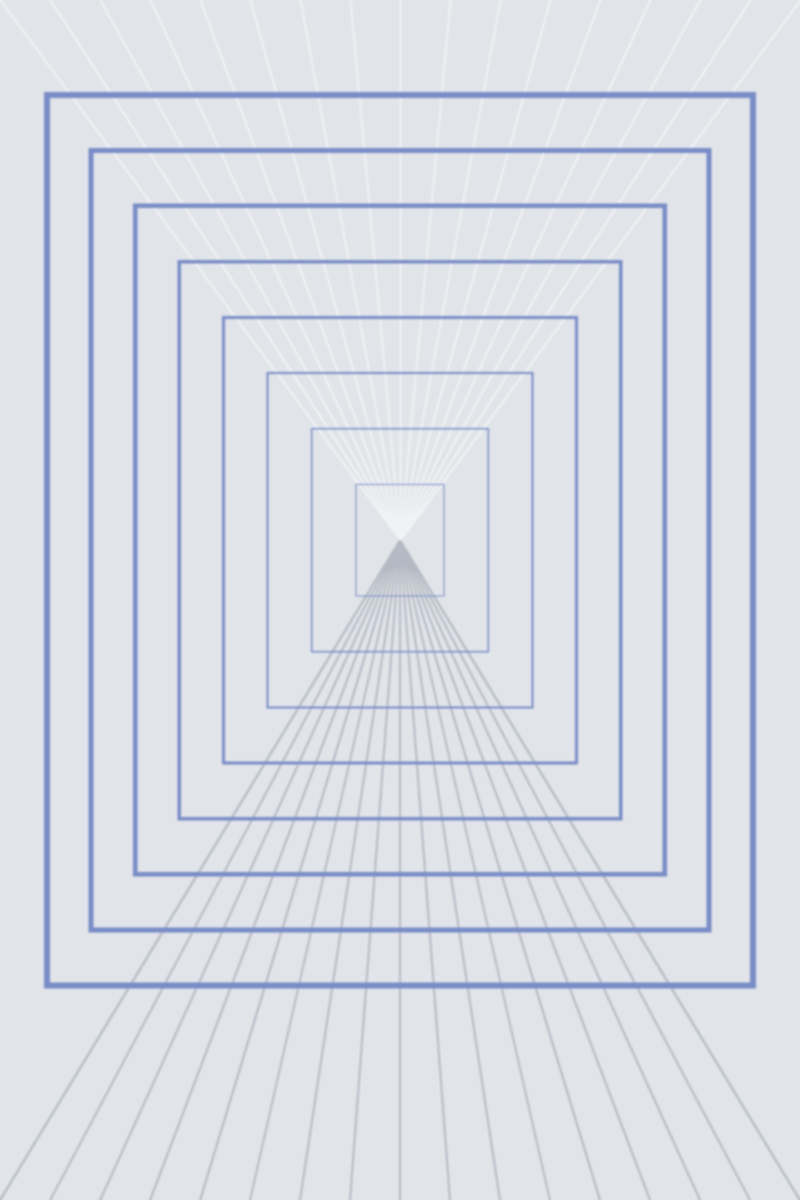
#> input picture examples/photos/hallway.jpg, 1600 x 2400 px (shown at 1/2 size)
$ python analyze.py --photos ../../../examples/photos
#> lines starting #> are read from the running program, lines starting #| are printed output that depends on the picture
#!/usr/bin/env python3
"""Read a folder of photos and write the facts the HTML engine cannot measure.

For every photo this produces:
  palette   5 dominant colours, dark-to-light, as hex
  focus     [x, y] 0..1 - the centre of the most detailed region, so the
            cover-crop keeps the subject instead of the middle of the frame
  bands     per text position: mean luminance, busyness, and the scrim
            opacity needed for white type to stay readable over it
  orient    portrait / landscape / square
  grid      a small luminance grid and a smaller colour grid (base64), so the
            engine can redraw the photo in code - contours, halftone, ASCII,
            dither, mosaic - without the browser ever reading pixels, which
            file:// pages are not allowed to do

It can also write web-sized copies in the same pass. Do that: a 16 MP
original in the page makes the studio crawl, and the slide is only 1080px
wide anyway.

Usage:
    python scripts/analyze.py --photos ./photos --out ./work/analysis.json
    python scripts/analyze.py --photos ./photos --out ./work/analysis.json --resize ./work/photos
"""
import argparse
import base64
import json
import os
import sys

try:
    from PIL import Image, ImageFilter, ImageOps, ImageStat
except ImportError:
    sys.exit("Pillow is required: pip install -r requirements.txt")

# Windows consoles default to cp932/cp1252 and blow up on Japanese file
# names. The skill is used with Japanese photo sets constantly, so force
# UTF-8 on stdout instead of letting a print() kill the run.
if hasattr(sys.stdout, "reconfigure"):
    sys.stdout.reconfigure(encoding="utf-8", errors="replace")
    sys.stderr.reconfigure(encoding="utf-8", errors="replace")

EXT = (".jpg", ".jpeg", ".png", ".webp", ".bmp", ".tif", ".tiff")

# Where each text position actually sits on a 1920-tall canvas, as fractions.
# These mirror the padding in html/templates.css.
BANDS = {
    "top":    (0.12, 0.46),
    "upper":  (0.20, 0.56),
    "middle": (0.32, 0.68),
    "lower":  (0.44, 0.75),
}


def dominant_palette(img, n=5):
    """Quantise to a handful of colours and return them dark-to-light."""
    small = img.convert("RGB").resize((160, 160))
    q = small.quantize(colors=n * 2, method=Image.Quantize.FASTOCTREE)
    pal = q.getpalette()
    counts = sorted(q.getcolors(), key=lambda c: -c[0])

    out = []
    for _, idx in counts:
        rgb = tuple(pal[idx * 3: idx * 3 + 3])
        # Skip a colour that is almost the same as one already kept.
        if any(sum(abs(a - b) for a, b in zip(rgb, k)) < 48 for k in out):
            continue
        out.append(rgb)
        if len(out) == n:
            break
    out.sort(key=lambda c: 0.2126 * c[0] + 0.7152 * c[1] + 0.0722 * c[2])
    return ["#%02x%02x%02x" % c for c in out]


def duotone_pair(palette):
    """A dark and a mid-light version of the photo's most saturated colour.

    Picking the darkest and lightest swatches instead gives a washed-out
    poster, because the lightest swatch in a photo is nearly always a
    desaturated near-white.
    """
    best = None
    for hx in palette:
        r, g, b = (int(hx[i:i + 2], 16) for i in (1, 3, 5))
        mx, mn = max(r, g, b), min(r, g, b)
        sat = 0.0 if mx == 0 else (mx - mn) / mx
        if best is None or sat > best[0]:
            best = (sat, (r, g, b))
    r, g, b = best[1]

    def at(target):
        lum = (0.2126 * r + 0.7152 * g + 0.0722 * b) / 255 or 0.001
        k = target / lum
        return "#%02x%02x%02x" % tuple(min(255, max(0, int(c * k))) for c in (r, g, b))

    return [at(0.14), at(0.62)]


def focus_point(img, grid=16):
    """Centroid of the busiest cells - a cheap stand-in for a saliency map."""
    g = img.convert("L").resize((grid * 8, grid * 8))
    edges = g.filter(ImageFilter.FIND_EDGES).resize((grid, grid))
    px = list(edges.tobytes())          # getdata() is deprecated in Pillow 12
    if not px:
        return [0.5, 0.5]
    thresh = sorted(px)[int(len(px) * 0.80)]
    hot = [(i % grid, i // grid, v) for i, v in enumerate(px) if v >= thresh and v > 8]
    if not hot:
        return [0.5, 0.5]
    tw = sum(h[2] for h in hot)
    x = sum((h[0] + 0.5) * h[2] for h in hot) / tw / grid
    y = sum((h[1] + 0.5) * h[2] for h in hot) / tw / grid
    # Keep the crop sane: never push the focus right to an edge.
    clamp = lambda v: max(0.22, min(0.78, v))
    return [round(clamp(x), 3), round(clamp(y), 3)]


def band_stats(img, y1, y2):
    """Luminance and busyness of the strip the type will sit on."""
    w, h = img.size
    box = img.crop((0, int(h * y1), w, int(h * y2))).convert("L")
    st = ImageStat.Stat(box)
    mean, std = st.mean[0], st.stddev[0]

    # Bright or busy backgrounds need a stronger scrim for white type.
    by_light = (mean - 70) / 150.0          # 0 at near-black, 1 at bright
    by_noise = (std - 32) / 80.0            # busy photos need help too
    scrim = 0.22 + 0.52 * max(0.0, min(1.0, by_light)) \
                 + 0.16 * max(0.0, min(1.0, by_noise))
    return {
        "luma": round(mean, 1),
        "busy": round(std, 1),
        "scrim": round(max(0.22, min(0.88, scrim)), 2),
        # On a dark, calm photo white type can stand alone; say so.
        "needsShadow": bool(mean > 118 or std > 58),
    }


def upright(im):
    """Apply EXIF orientation. Phones store a portrait shot as landscape pixels
    plus a rotate tag; browsers honour the tag, Pillow does not. Skipping this
    measured the wrong axis, and --resize wrote sideways copies."""
    return ImageOps.exif_transpose(im)


def grids(img, lum_long=120, rgb_long=40):
    """Luminance and colour grids with the photo's own aspect ratio.

    The engine maps canvas points onto these using the same object-fit:cover
    and focus maths the browser uses, so code-drawn art lines up with the
    photo exactly. Values are raw bytes, base64 encoded."""
    w, h = img.size
    def size(long_side):
        if w >= h:
            return long_side, max(2, round(long_side * h / w))
        return max(2, round(long_side * w / h)), long_side
    lw, lh = size(lum_long)
    cw, ch = size(rgb_long)
    lum = img.convert("L").resize((lw, lh), Image.LANCZOS)
    rgb = img.convert("RGB").resize((cw, ch), Image.LANCZOS)
    return {
        "lum": {"w": lw, "h": lh, "data": base64.b64encode(lum.tobytes()).decode()},
        "rgb": {"w": cw, "h": ch, "data": base64.b64encode(rgb.tobytes()).decode()},
    }


def analyze(path):
    with Image.open(path) as raw:
        raw.load()
        im = upright(raw)
        w, h = im.size
        thumb = im.copy()
        thumb.thumbnail((560, 560))
        pal = dominant_palette(thumb)
        return {
            "w": w, "h": h,
            "orient": "portrait" if h > w * 1.05 else ("landscape" if w > h * 1.05 else "square"),
            "palette": pal,
            "duotone": duotone_pair(pal),
            "focus": focus_point(thumb),
            "bands": {k: band_stats(thumb, a, b) for k, (a, b) in BANDS.items()},
            "grid": grids(thumb),
        }


def main():
    ap = argparse.ArgumentParser(description=__doc__,
                                 formatter_class=argparse.RawDescriptionHelpFormatter)
    ap.add_argument("--photos", required=True, help="folder with the source photos")
    ap.add_argument("--out", default="analysis.json", help="where to write the JSON")
    ap.add_argument("--resize", help="also write web-sized JPEG copies into this folder")
    ap.add_argument("--max", type=int, default=2160, help="long edge for --resize")
    a = ap.parse_args()

    if not os.path.isdir(a.photos):
        sys.exit("No such folder: " + a.photos)

    files = sorted(f for f in os.listdir(a.photos) if f.lower().endswith(EXT))
    if not files:
        sys.exit("No images in " + a.photos)

    if a.resize:
        os.makedirs(a.resize, exist_ok=True)

    out = {}
    for f in files:
        try:
            src = os.path.join(a.photos, f)
            out[f] = analyze(src)
#> in analyze, raw is the input picture: PIL image 1600x2400 RGB; mean R, G, B 217.7, 221.8, 230.2
#> in dominant_palette, `small = img.convert("RGB").resize((160, 160))`:
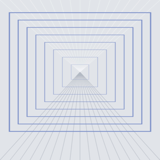
#> small: PIL image 160x160 RGB; mean R, G, B 217.7, 221.9, 230.3
#> in dominant_palette, `pal = q.getpalette()`: pal = 30 values, max 233 at index 11, min 156 at index 0, mean 207.5
#> in dominant_palette, `counts = sorted(q.getcolors(), key=lambda c: -c[0])`: counts = [(18236, 3), (1903, 4), (1026, 0), (950, 5), (895, 6), (823, 7), (640, 8), (609, 1), (512, 9), (6, 2)]
#> the loop in dominant_palette, `for _, idx in counts:` made 10 passes
#> (idx, rgb) on passes 1 to 10: (3, (225, 228, 233)), (4, (214, 218, 227)), (0, (156, 171, 210)), (5, (210, 214, 220)), (6, (221, 225, 231)), (7, (186, 196, 220)), (8, (171, 183, 215)), (1, (201, 207, 222)), (9, (197, 204, 224)), (2, (190, 196, 210))
#> after the loop in dominant_palette, `for _, idx in counts:`: out = [(225, 228, 233), (156, 171, 210), (186, 196, 220)]
#> in analyze, `pal = dominant_palette(thumb)`: pal = ['#9cabd2', '#bac4dc', '#e1e4e9']
#> the loop in duotone_pair, `for hx in palette:` made 3 passes
#> (hx, r, g, b, mx, mn, sat, best) on pass 1: ('#9cabd2', 156, 171, 210, 210, 156, 0.257, (0.257, (156, 171, 210)))
#> (hx, r, g, b, mx, mn, sat) on passes 2 to 3: ('#bac4dc', 186, 196, 220, 220, 186, 0.155), ('#e1e4e9', 225, 228, 233, 233, 225, 0.0343)
#> in duotone_pair, `r, g, b = best[1]`: r = 156; g = 171; b = 210
#> in at, `lum = (0.2126 * r + 0.7152 * g + 0.0722 * b) / 255 or 0.001`: lum = 0.669
#> in at, `k = target / lum`: k = 0.209
#> in focus_point, `edges = g.filter(ImageFilter.FIND_EDGES).resize((grid, grid))`:
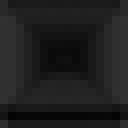
#> edges: PIL image 16x16 L (shown 8 times larger); min 4, max 49, mean 30.7
#> in focus_point, `px = list(edges.tobytes())`: px = 256 values, max 49 at index 32, min 4 at index 225, mean 30.67
#> in focus_point, `thresh = sorted(px)[int(len(px) * 0.80)]`: thresh = 41
#> in focus_point, `hot = [(i % grid, i // grid, v) for i, v in enumerate(px) if v >= thre..`: hot = 66 items, first 6: (0, 0, 41), (15, 0, 41), (0, 1, 41), (15, 1, 41), (0, 2, 49), (1, 2, 47)
#> in focus_point, `tw = sum(h[2] for h in hot)`: tw = 3009
#> in focus_point, `x = sum((h[0] + 0.5) * h[2] for h in hot) / tw / grid`: x = 0.499
#> in focus_point, `y = sum((h[1] + 0.5) * h[2] for h in hot) / tw / grid`: y = 0.454
#> in band_stats, `w, h = img.size`: w = 373; h = 560
#> in band_stats, `box = img.crop((0, int(h * y1), w, int(h * y2))).convert("L")`:
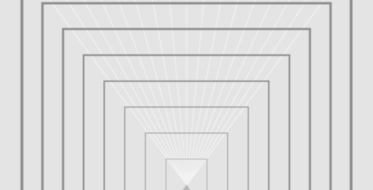
#> box: PIL image 373x190 L; min 140, max 243, mean 221.7
#> in band_stats, `mean, std = st.mean[0], st.stddev[0]`: mean = 221.7; std = 19.35
#> in band_stats, `by_light = (mean - 70) / 150.0`: by_light = 1.01
#> in band_stats, `by_noise = (std - 32) / 80.0`: by_noise = -0.158
#> in band_stats, `scrim = 0.22 + 0.52 * max(0.0, min(1.0, by_light)) \ + 0.16 * max(0.0,..`: scrim = 0.74
#> call 3 of band_stats, with y1 = 0.32, y2 = 0.68
#> in band_stats (call 3), `box = img.crop((0, int(h * y1), w, int(h * y2))).convert("L")`:
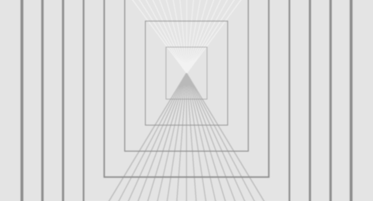
#> box: PIL image 373x201 L; min 142, max 243, mean 221.2
#> in band_stats (call 3), `mean, std = st.mean[0], st.stddev[0]`: mean = 221.2; std = 17.88
#> in band_stats (call 3), `by_noise = (std - 32) / 80.0`: by_noise = -0.177
#> call 4 of band_stats, with y1 = 0.44, y2 = 0.75
#> in band_stats (call 4), `box = img.crop((0, int(h * y1), w, int(h * y2))).convert("L")`:
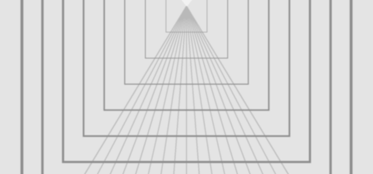
#> box: PIL image 373x174 L; min 141, max 243, mean 219.8
#> in band_stats (call 4), `mean, std = st.mean[0], st.stddev[0]`: mean = 219.8; std = 18.82
#> in band_stats (call 4), `by_light = (mean - 70) / 150.0`: by_light = 0.999
#> in band_stats (call 4), `by_noise = (std - 32) / 80.0`: by_noise = -0.165
#> in band_stats (call 4), `scrim = 0.22 + 0.52 * max(0.0, min(1.0, by_light)) \ + 0.16 * max(0.0,..`: scrim = 0.739
#> in grids, `w, h = img.size`: w = 373; h = 560
#> in grids, `lw, lh = size(lum_long)`: lw = 80; lh = 120
#> in grids, `cw, ch = size(rgb_long)`: cw = 27; ch = 40
#> in grids, `lum = img.convert("L").resize((lw, lh), Image.LANCZOS)`:
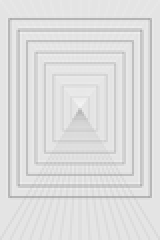
#> lum: PIL image 80x120 L (shown 2 times larger); min 173, max 243, mean 221.8
#> in grids, `rgb = img.convert("RGB").resize((cw, ch), Image.LANCZOS)`:
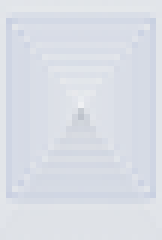
#> rgb: PIL image 27x40 RGB (shown 6 times larger); mean R, G, B 217.8, 222, 230.2
            if a.resize:
                with Image.open(src) as im:
                    im = upright(im).convert("RGB")
                    im.thumbnail((a.max, a.max), Image.LANCZOS)
                    im.save(os.path.join(a.resize, f), "JPEG", quality=88, optimize=True)
            print("  %-46s %s  focus=%s" % (f[:46], out[f]["palette"][0], out[f]["focus"]))
#|   hallway.jpg                                    #9cabd2  focus=[0.499, 0.454]
        except Exception as e:                      # a corrupt file must not stop the run
            print("  SKIP %s (%s)" % (f, e))
#> pass 2 of the loop in main, `for f in files:`:
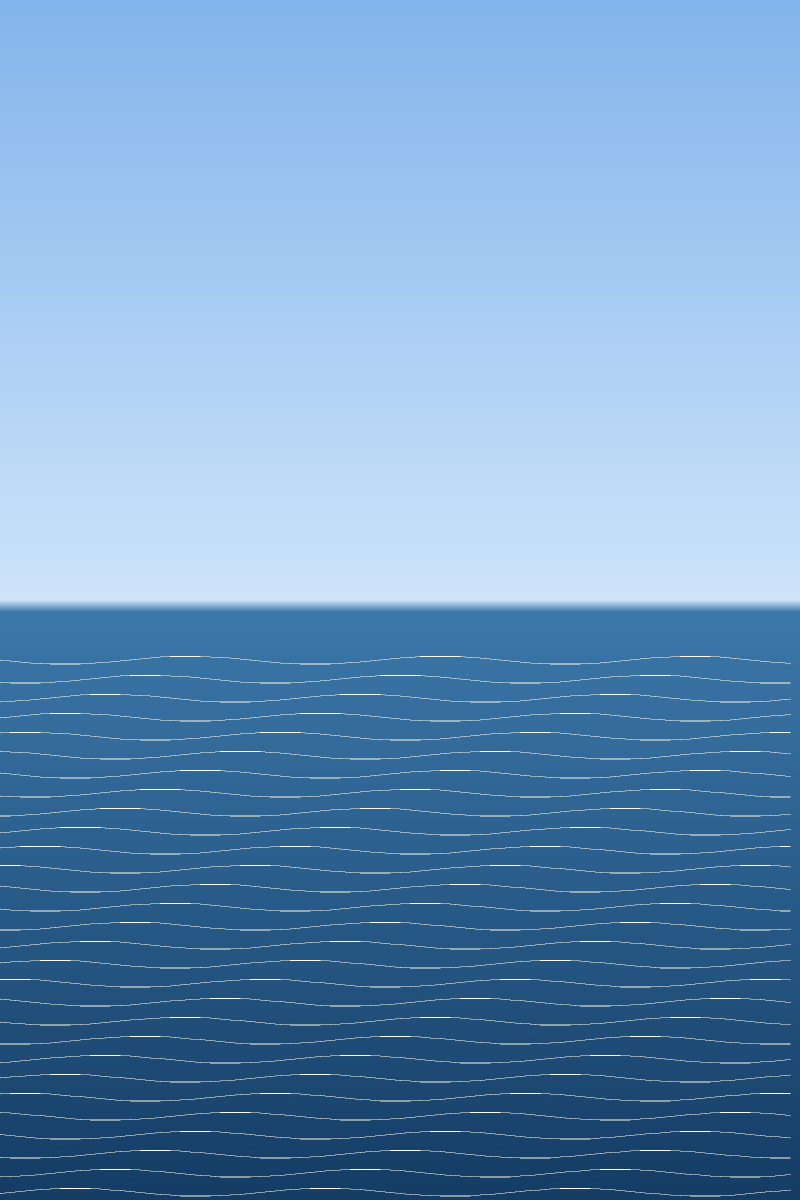
#> input picture examples/photos/sea.jpg, 1600 x 2400 px (shown at 1/2 size)
#> in analyze, raw is the input picture: PIL image 1600x2400 RGB; mean R, G, B 108.1, 150.3, 191
#> the loop in dominant_palette (call 2), `for _, idx in counts:` made 6 passes
#> (idx, rgb) on passes 1 to 6: (0, (51, 102, 147)), (1, (34, 76, 116)), (2, (139, 185, 236)), (3, (158, 197, 239)), (4, (197, 223, 248)), (8, (166, 202, 242))
#> in analyze (call 2), `pal = dominant_palette(thumb)`: pal = ['#224c74', '#336693', '#8bb9ec', '#a6caf2', '#c5dff8']
#> the loop in duotone_pair (call 2), `for hx in palette:` made 5 passes
#> (hx, r, g, b, mx, mn, sat, best) on pass 1: ('#224c74', 34, 76, 116, 116, 34, 0.707, (0.707, (34, 76, 116)))
#> box: PIL image 373x190 L
#> box: PIL image 373x201 L
#> in band_stats (call 8), `box = img.crop((0, int(h * y1), w, int(h * y2))).convert("L")`:
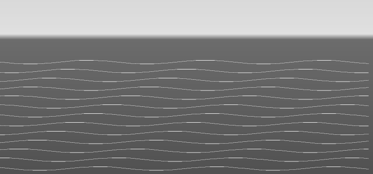
#> box: PIL image 373x174 L; min 76, max 224, mean 124.8
#> mean = 124.8; std = 50.5
#> by_light = 0.365
#> by_noise = 0.231
#> scrim = 0.447
#> in grids (call 2), `rgb = img.convert("RGB").resize((cw, ch), Image.LANCZOS)`:
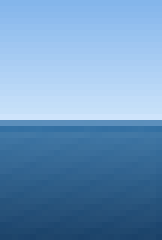
#> rgb: PIL image 27x40 RGB (shown 6 times larger); mean R, G, B 108.1, 150.4, 191
#|   sea.jpg                                        #224c74  focus=[0.502, 0.78]

    os.makedirs(os.path.dirname(os.path.abspath(a.out)), exist_ok=True)
    with open(a.out, "w", encoding="utf-8") as fh:
        json.dump(out, fh, indent=1, ensure_ascii=False)
    print("\n%d photo(s) -> %s" % (len(out), a.out))
#| 2 photo(s) -> analysis.json


if __name__ == "__main__":
    main()
